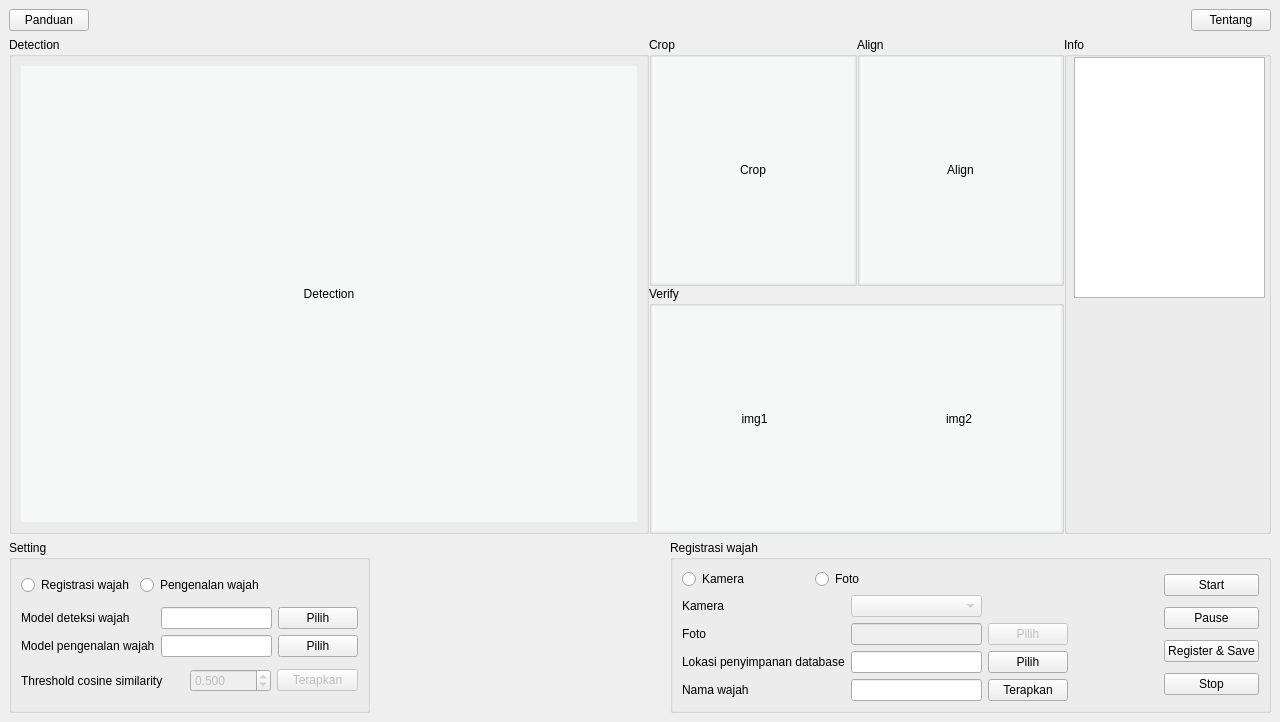
<?xml version="1.0" encoding="UTF-8"?>
<ui version="4.0">
 <class>MainWindow</class>
 <widget class="QMainWindow" name="MainWindow">
  <property name="geometry">
   <rect>
    <x>0</x>
    <y>0</y>
    <width>1280</width>
    <height>722</height>
   </rect>
  </property>
  <property name="windowTitle">
   <string>MainWindow</string>
  </property>
  <widget class="QWidget" name="centralwidget">
   <property name="minimumSize">
    <size>
     <width>1280</width>
     <height>720</height>
    </size>
   </property>
   <layout class="QVBoxLayout" name="verticalLayout_2" stretch="0,3,1">
    <item>
     <widget class="QWidget" name="widget" native="true">
      <layout class="QHBoxLayout" name="horizontalLayout_2">
       <property name="spacing">
        <number>0</number>
       </property>
       <property name="leftMargin">
        <number>0</number>
       </property>
       <property name="topMargin">
        <number>0</number>
       </property>
       <property name="rightMargin">
        <number>0</number>
       </property>
       <property name="bottomMargin">
        <number>0</number>
       </property>
       <item>
        <layout class="QHBoxLayout" name="horizontalLayout">
         <item>
          <widget class="QPushButton" name="pushButton">
           <property name="text">
            <string>Panduan</string>
           </property>
          </widget>
         </item>
         <item>
          <spacer name="horizontalSpacer">
           <property name="orientation">
            <enum>Qt::Horizontal</enum>
           </property>
           <property name="sizeHint" stdset="0">
            <size>
             <width>40</width>
             <height>20</height>
            </size>
           </property>
          </spacer>
         </item>
         <item>
          <widget class="QPushButton" name="pushButton_2">
           <property name="text">
            <string>Tentang</string>
           </property>
          </widget>
         </item>
        </layout>
       </item>
      </layout>
     </widget>
    </item>
    <item>
     <widget class="QWidget" name="widget_2" native="true">
      <layout class="QGridLayout" name="gridLayout_2" columnstretch="1,2,1" columnminimumwidth="0,0,0">
       <property name="leftMargin">
        <number>0</number>
       </property>
       <property name="topMargin">
        <number>0</number>
       </property>
       <property name="rightMargin">
        <number>0</number>
       </property>
       <property name="bottomMargin">
        <number>0</number>
       </property>
       <property name="spacing">
        <number>0</number>
       </property>
       <item row="0" column="0">
        <widget class="QGroupBox" name="groupBox">
         <property name="minimumSize">
          <size>
           <width>640</width>
           <height>480</height>
          </size>
         </property>
         <property name="title">
          <string>Detection</string>
         </property>
         <layout class="QHBoxLayout" name="horizontalLayout_6">
          <item>
           <widget class="QLabel" name="detection">
            <property name="styleSheet">
             <string notr="true">color: rgb(0,0,0);
background-color: rgb(246, 247, 247);
qproperty-alignment: AlignCenter;</string>
            </property>
            <property name="text">
             <string>Detection</string>
            </property>
            <property name="alignment">
             <set>Qt::AlignCenter</set>
            </property>
           </widget>
          </item>
         </layout>
        </widget>
       </item>
       <item row="0" column="1">
        <layout class="QGridLayout" name="gridLayout">
         <item row="0" column="0">
          <widget class="QGroupBox" name="groupBox_2">
           <property name="title">
            <string>Crop</string>
           </property>
           <layout class="QHBoxLayout" name="horizontalLayout_3">
            <property name="spacing">
             <number>0</number>
            </property>
            <property name="leftMargin">
             <number>0</number>
            </property>
            <property name="topMargin">
             <number>0</number>
            </property>
            <property name="rightMargin">
             <number>0</number>
            </property>
            <property name="bottomMargin">
             <number>0</number>
            </property>
            <item>
             <widget class="QLabel" name="crop">
              <property name="styleSheet">
               <string notr="true">color: rgb(0,0,0);
background-color: rgb(246, 247, 247);
qproperty-alignment: AlignCenter;</string>
              </property>
              <property name="text">
               <string>Crop</string>
              </property>
              <property name="alignment">
               <set>Qt::AlignCenter</set>
              </property>
             </widget>
            </item>
           </layout>
          </widget>
         </item>
         <item row="0" column="1">
          <widget class="QGroupBox" name="groupBox_3">
           <property name="title">
            <string>Align</string>
           </property>
           <layout class="QHBoxLayout" name="horizontalLayout_4">
            <property name="spacing">
             <number>0</number>
            </property>
            <property name="leftMargin">
             <number>0</number>
            </property>
            <property name="topMargin">
             <number>0</number>
            </property>
            <property name="rightMargin">
             <number>0</number>
            </property>
            <property name="bottomMargin">
             <number>0</number>
            </property>
            <item>
             <widget class="QLabel" name="align">
              <property name="styleSheet">
               <string notr="true">color: rgb(0,0,0);
background-color: rgb(246, 247, 247);
qproperty-alignment: AlignCenter;</string>
              </property>
              <property name="text">
               <string>Align</string>
              </property>
              <property name="alignment">
               <set>Qt::AlignCenter</set>
              </property>
             </widget>
            </item>
           </layout>
          </widget>
         </item>
         <item row="1" column="0" colspan="2">
          <widget class="QGroupBox" name="groupBox_4">
           <property name="title">
            <string>Verify</string>
           </property>
           <layout class="QHBoxLayout" name="horizontalLayout_5">
            <property name="spacing">
             <number>0</number>
            </property>
            <property name="leftMargin">
             <number>0</number>
            </property>
            <property name="topMargin">
             <number>0</number>
            </property>
            <property name="rightMargin">
             <number>0</number>
            </property>
            <property name="bottomMargin">
             <number>0</number>
            </property>
            <item>
             <widget class="QLabel" name="img1">
              <property name="styleSheet">
               <string notr="true">color: rgb(0,0,0);
background-color: rgb(246, 247, 247);
qproperty-alignment: AlignCenter;</string>
              </property>
              <property name="text">
               <string>img1</string>
              </property>
              <property name="alignment">
               <set>Qt::AlignCenter</set>
              </property>
             </widget>
            </item>
            <item>
             <widget class="QLabel" name="img2">
              <property name="styleSheet">
               <string notr="true">color: rgb(0,0,0);
background-color: rgb(246, 247, 247);
qproperty-alignment: AlignCenter;</string>
              </property>
              <property name="text">
               <string>img2</string>
              </property>
              <property name="alignment">
               <set>Qt::AlignCenter</set>
              </property>
             </widget>
            </item>
           </layout>
          </widget>
         </item>
        </layout>
       </item>
       <item row="0" column="2">
        <widget class="QGroupBox" name="groupBox_6">
         <property name="title">
          <string>Info</string>
         </property>
         <widget class="QTextEdit" name="textEdit">
          <property name="geometry">
           <rect>
            <x>10</x>
            <y>20</y>
            <width>191</width>
            <height>241</height>
           </rect>
          </property>
         </widget>
        </widget>
       </item>
      </layout>
     </widget>
    </item>
    <item>
     <widget class="QWidget" name="widget_3" native="true">
      <property name="layoutDirection">
       <enum>Qt::LeftToRight</enum>
      </property>
      <layout class="QHBoxLayout" name="horizontalLayout_7" stretch="0,2,4">
       <property name="spacing">
        <number>0</number>
       </property>
       <property name="sizeConstraint">
        <enum>QLayout::SetDefaultConstraint</enum>
       </property>
       <property name="leftMargin">
        <number>0</number>
       </property>
       <property name="topMargin">
        <number>0</number>
       </property>
       <property name="rightMargin">
        <number>0</number>
       </property>
       <property name="bottomMargin">
        <number>0</number>
       </property>
       <item>
        <widget class="QGroupBox" name="groupBox_7">
         <property name="minimumSize">
          <size>
           <width>361</width>
           <height>0</height>
          </size>
         </property>
         <property name="title">
          <string>Setting</string>
         </property>
         <layout class="QGridLayout" name="gridLayout_5">
          <item row="3" column="0">
           <layout class="QGridLayout" name="gridLayout_4" columnstretch="2,1,1">
            <item row="0" column="0">
             <widget class="QLabel" name="label_9">
              <property name="text">
               <string>Threshold cosine similarity</string>
              </property>
             </widget>
            </item>
            <item row="0" column="1">
             <widget class="QDoubleSpinBox" name="valSimilarity">
              <property name="enabled">
               <bool>false</bool>
              </property>
              <property name="decimals">
               <number>3</number>
              </property>
              <property name="maximum">
               <double>1.000000000000000</double>
              </property>
              <property name="singleStep">
               <double>0.010000000000000</double>
              </property>
              <property name="value">
               <double>0.500000000000000</double>
              </property>
             </widget>
            </item>
            <item row="0" column="2">
             <widget class="QPushButton" name="btnSimilarity">
              <property name="enabled">
               <bool>false</bool>
              </property>
              <property name="text">
               <string>Terapkan</string>
              </property>
              <property name="checkable">
               <bool>false</bool>
              </property>
              <property name="checked">
               <bool>false</bool>
              </property>
              <property name="autoDefault">
               <bool>false</bool>
              </property>
              <property name="default">
               <bool>false</bool>
              </property>
              <property name="flat">
               <bool>false</bool>
              </property>
             </widget>
            </item>
           </layout>
          </item>
          <item row="1" column="0">
           <layout class="QGridLayout" name="gridLayout_3">
            <item row="1" column="2">
             <widget class="QPushButton" name="btnModelPengenalan">
              <property name="text">
               <string>Pilih</string>
              </property>
             </widget>
            </item>
            <item row="1" column="1">
             <widget class="QLineEdit" name="lnPengenalan">
              <property name="readOnly">
               <bool>true</bool>
              </property>
             </widget>
            </item>
            <item row="0" column="0">
             <widget class="QLabel" name="label_7">
              <property name="text">
               <string>Model deteksi wajah</string>
              </property>
             </widget>
            </item>
            <item row="0" column="1">
             <widget class="QLineEdit" name="lnDeteksi">
              <property name="dragEnabled">
               <bool>false</bool>
              </property>
              <property name="readOnly">
               <bool>true</bool>
              </property>
             </widget>
            </item>
            <item row="1" column="0">
             <widget class="QLabel" name="label_8">
              <property name="text">
               <string>Model pengenalan wajah</string>
              </property>
             </widget>
            </item>
            <item row="0" column="2">
             <widget class="QPushButton" name="btnModelDeteksi">
              <property name="text">
               <string>Pilih</string>
              </property>
             </widget>
            </item>
           </layout>
          </item>
          <item row="0" column="0">
           <layout class="QHBoxLayout" name="horizontalLayout_10" stretch="1,2">
            <item>
             <widget class="QRadioButton" name="btnRegistrasi">
              <property name="text">
               <string>Registrasi wajah</string>
              </property>
              <property name="checkable">
               <bool>true</bool>
              </property>
              <property name="checked">
               <bool>false</bool>
              </property>
              <property name="autoRepeat">
               <bool>false</bool>
              </property>
             </widget>
            </item>
            <item>
             <widget class="QRadioButton" name="btnPengenalan">
              <property name="text">
               <string>Pengenalan wajah</string>
              </property>
              <property name="checked">
               <bool>false</bool>
              </property>
             </widget>
            </item>
           </layout>
          </item>
         </layout>
        </widget>
       </item>
       <item>
        <spacer name="horizontalSpacer_2">
         <property name="orientation">
          <enum>Qt::Horizontal</enum>
         </property>
         <property name="sizeType">
          <enum>QSizePolicy::Expanding</enum>
         </property>
         <property name="sizeHint" stdset="0">
          <size>
           <width>250</width>
           <height>20</height>
          </size>
         </property>
        </spacer>
       </item>
       <item>
        <widget class="QStackedWidget" name="pilihanTab">
         <property name="enabled">
          <bool>true</bool>
         </property>
         <property name="minimumSize">
          <size>
           <width>0</width>
           <height>0</height>
          </size>
         </property>
         <property name="currentIndex">
          <number>0</number>
         </property>
         <widget class="QWidget" name="page">
          <layout class="QHBoxLayout" name="horizontalLayout_8">
           <property name="spacing">
            <number>0</number>
           </property>
           <property name="leftMargin">
            <number>0</number>
           </property>
           <property name="topMargin">
            <number>0</number>
           </property>
           <property name="rightMargin">
            <number>0</number>
           </property>
           <property name="bottomMargin">
            <number>0</number>
           </property>
           <item>
            <widget class="QGroupBox" name="groupBox_8">
             <property name="enabled">
              <bool>true</bool>
             </property>
             <property name="title">
              <string>Registrasi wajah</string>
             </property>
             <layout class="QGridLayout" name="gridLayout_7" columnstretch="5,0,0">
              <item row="0" column="2" rowspan="2">
               <layout class="QVBoxLayout" name="verticalLayout">
                <property name="spacing">
                 <number>6</number>
                </property>
                <property name="leftMargin">
                 <number>0</number>
                </property>
                <item>
                 <widget class="QPushButton" name="btnStartRegistrasi">
                  <property name="text">
                   <string>Start</string>
                  </property>
                 </widget>
                </item>
                <item>
                 <widget class="QPushButton" name="btnPauseRegistrasi">
                  <property name="text">
                   <string>Pause</string>
                  </property>
                 </widget>
                </item>
                <item>
                 <widget class="QPushButton" name="btnRegister">
                  <property name="sizePolicy">
                   <sizepolicy hsizetype="MinimumExpanding" vsizetype="Fixed">
                    <horstretch>0</horstretch>
                    <verstretch>0</verstretch>
                   </sizepolicy>
                  </property>
                  <property name="text">
                   <string>Register &amp;&amp; Save</string>
                  </property>
                 </widget>
                </item>
                <item>
                 <widget class="QPushButton" name="btnStopRegistrasi">
                  <property name="text">
                   <string>Stop</string>
                  </property>
                 </widget>
                </item>
               </layout>
              </item>
              <item row="0" column="0">
               <layout class="QHBoxLayout" name="horizontalLayout_11" stretch="1,2">
                <item>
                 <widget class="QRadioButton" name="btnKameraRegistrasi">
                  <property name="text">
                   <string>Kamera</string>
                  </property>
                 </widget>
                </item>
                <item>
                 <widget class="QRadioButton" name="btnFotoRegistrasi">
                  <property name="text">
                   <string>Foto</string>
                  </property>
                 </widget>
                </item>
               </layout>
              </item>
              <item row="0" column="1">
               <spacer name="horizontalSpacer_4">
                <property name="orientation">
                 <enum>Qt::Horizontal</enum>
                </property>
                <property name="sizeType">
                 <enum>QSizePolicy::Minimum</enum>
                </property>
                <property name="sizeHint" stdset="0">
                 <size>
                  <width>90</width>
                  <height>20</height>
                 </size>
                </property>
               </spacer>
              </item>
              <item row="1" column="0">
               <layout class="QGridLayout" name="gridLayout_6">
                <property name="horizontalSpacing">
                 <number>6</number>
                </property>
                <item row="0" column="0">
                 <widget class="QLabel" name="label_10">
                  <property name="text">
                   <string>Kamera</string>
                  </property>
                 </widget>
                </item>
                <item row="0" column="1">
                 <widget class="QComboBox" name="boxKameraRegistrasi">
                  <property name="enabled">
                   <bool>false</bool>
                  </property>
                 </widget>
                </item>
                <item row="1" column="0">
                 <widget class="QLabel" name="label_11">
                  <property name="text">
                   <string>Foto</string>
                  </property>
                 </widget>
                </item>
                <item row="1" column="1">
                 <widget class="QLineEdit" name="lnFotoRegistrasi">
                  <property name="enabled">
                   <bool>false</bool>
                  </property>
                  <property name="readOnly">
                   <bool>true</bool>
                  </property>
                 </widget>
                </item>
                <item row="1" column="2">
                 <widget class="QPushButton" name="btnLokasiFoto">
                  <property name="enabled">
                   <bool>false</bool>
                  </property>
                  <property name="text">
                   <string>Pilih</string>
                  </property>
                 </widget>
                </item>
                <item row="2" column="0">
                 <widget class="QLabel" name="label_12">
                  <property name="text">
                   <string>Lokasi penyimpanan database</string>
                  </property>
                 </widget>
                </item>
                <item row="2" column="1">
                 <widget class="QLineEdit" name="lnLokasi">
                  <property name="dragEnabled">
                   <bool>false</bool>
                  </property>
                  <property name="readOnly">
                   <bool>true</bool>
                  </property>
                 </widget>
                </item>
                <item row="2" column="2">
                 <widget class="QPushButton" name="btnSimpanWajah">
                  <property name="text">
                   <string>Pilih</string>
                  </property>
                 </widget>
                </item>
                <item row="3" column="0">
                 <widget class="QLabel" name="label_13">
                  <property name="text">
                   <string>Nama wajah</string>
                  </property>
                 </widget>
                </item>
                <item row="3" column="1">
                 <widget class="QLineEdit" name="lnNamaWajah"/>
                </item>
                <item row="3" column="2">
                 <widget class="QPushButton" name="btnNamaWajah">
                  <property name="text">
                   <string>Terapkan</string>
                  </property>
                 </widget>
                </item>
               </layout>
              </item>
             </layout>
            </widget>
           </item>
          </layout>
         </widget>
         <widget class="QWidget" name="page_2">
          <layout class="QHBoxLayout" name="horizontalLayout_9">
           <property name="spacing">
            <number>0</number>
           </property>
           <property name="leftMargin">
            <number>0</number>
           </property>
           <property name="topMargin">
            <number>0</number>
           </property>
           <property name="rightMargin">
            <number>0</number>
           </property>
           <property name="bottomMargin">
            <number>0</number>
           </property>
           <item>
            <widget class="QGroupBox" name="groupBox_9">
             <property name="title">
              <string>Pengenalan wajah</string>
             </property>
             <layout class="QGridLayout" name="gridLayout_9" columnstretch="2,1,0">
              <item row="1" column="0">
               <layout class="QGridLayout" name="gridLayout_8" columnstretch="0,0,0">
                <property name="rightMargin">
                 <number>0</number>
                </property>
                <item row="1" column="0">
                 <widget class="QLabel" name="label_15">
                  <property name="text">
                   <string>Video/foto</string>
                  </property>
                 </widget>
                </item>
                <item row="0" column="0">
                 <widget class="QLabel" name="label_14">
                  <property name="text">
                   <string>Kamera</string>
                  </property>
                 </widget>
                </item>
                <item row="1" column="1">
                 <widget class="QLineEdit" name="lineEdit_6"/>
                </item>
                <item row="1" column="2">
                 <widget class="QPushButton" name="pushButton_14">
                  <property name="text">
                   <string>Pilih</string>
                  </property>
                 </widget>
                </item>
                <item row="2" column="1">
                 <widget class="QLineEdit" name="lineEdit_7"/>
                </item>
                <item row="2" column="2">
                 <widget class="QPushButton" name="pushButton_15">
                  <property name="text">
                   <string>Pilih</string>
                  </property>
                 </widget>
                </item>
                <item row="2" column="0">
                 <widget class="QLabel" name="label_16">
                  <property name="text">
                   <string>Folder database</string>
                  </property>
                 </widget>
                </item>
                <item row="0" column="1">
                 <widget class="QComboBox" name="comboBox_2"/>
                </item>
               </layout>
              </item>
              <item row="0" column="2" rowspan="2">
               <layout class="QVBoxLayout" name="verticalLayout_3">
                <property name="leftMargin">
                 <number>0</number>
                </property>
                <item>
                 <widget class="QPushButton" name="pushButton_16">
                  <property name="text">
                   <string>Start</string>
                  </property>
                 </widget>
                </item>
                <item>
                 <widget class="QPushButton" name="pushButton_17">
                  <property name="text">
                   <string>Pause</string>
                  </property>
                 </widget>
                </item>
                <item>
                 <widget class="QPushButton" name="pushButton_18">
                  <property name="text">
                   <string>Stop</string>
                  </property>
                 </widget>
                </item>
               </layout>
              </item>
              <item row="0" column="0">
               <layout class="QHBoxLayout" name="horizontalLayout_12" stretch="1,2">
                <item>
                 <widget class="QRadioButton" name="radioButton_5">
                  <property name="text">
                   <string>Kamera</string>
                  </property>
                 </widget>
                </item>
                <item>
                 <widget class="QRadioButton" name="radioButton_6">
                  <property name="text">
                   <string>Video/foto</string>
                  </property>
                 </widget>
                </item>
               </layout>
              </item>
              <item row="0" column="1">
               <spacer name="horizontalSpacer_3">
                <property name="orientation">
                 <enum>Qt::Horizontal</enum>
                </property>
                <property name="sizeType">
                 <enum>QSizePolicy::Expanding</enum>
                </property>
                <property name="sizeHint" stdset="0">
                 <size>
                  <width>10</width>
                  <height>20</height>
                 </size>
                </property>
               </spacer>
              </item>
             </layout>
            </widget>
           </item>
          </layout>
         </widget>
        </widget>
       </item>
      </layout>
     </widget>
    </item>
   </layout>
  </widget>
 </widget>
 <resources/>
 <connections/>
</ui>
